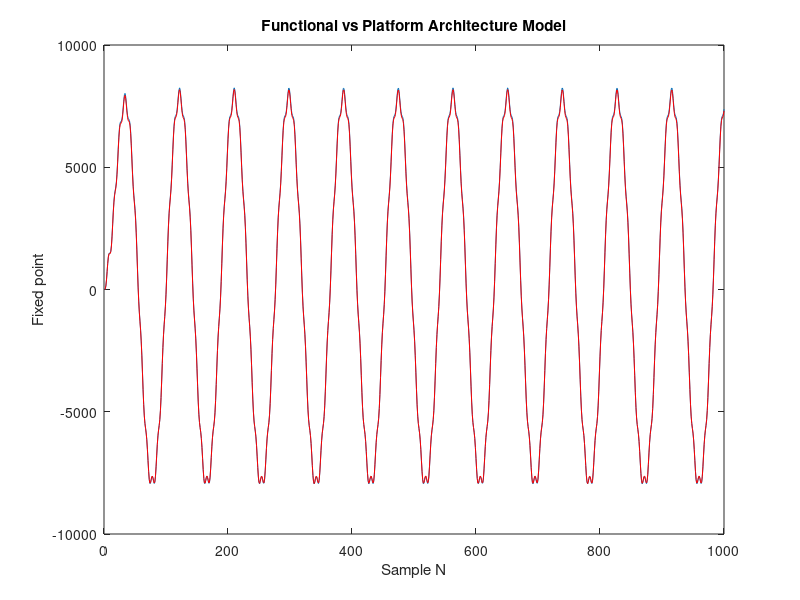
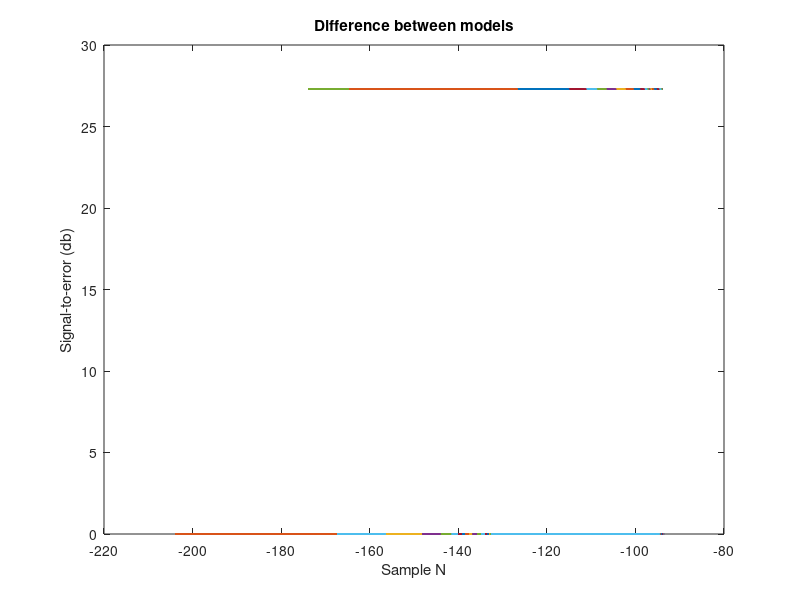

Write MATLAB code to recreate these figures, in order.
load out_data_arch.txt
load out_data_func_fix.txt
x=[1:1:size(out_data_arch)]; 
figure(3)
plot(x,out_data_func_fix,x,out_data_arch,'r')
xlabel('Sample N')
ylabel('Fixed point')
title('Functional vs Platform Architecture Model')
figure(4)
format long
%diff=10*log10(power(out_data_func_fix, 2)/power(out_data_func_fix-out_data_arch, 2));
%diff=10*log10(power(out_data_func_fix-out_data_arch, 2)/power(out_data_func_fix, 2));
diff=20*log10(abs(out_data_func_fix-out_data_arch)/out_data_func_fix);
plot(diff)
xlabel('Sample N')
ylabel('Signal-to-error (db)')
title('Difference between models')


